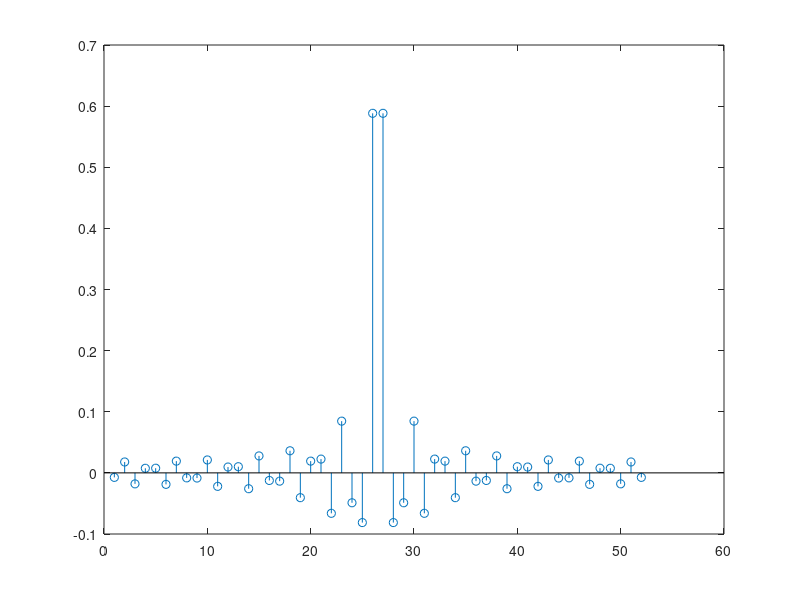

MATLAB code to generate this figure: (Note: this script raises an error after producing the figure.)
clear all
clc

M = 51; 
N = M+1;

Omega_p = 3; 
Omega_r = 3.2; 
Omega_s = 8;

kp = floor(N*Omega_p/Omega_s);
kr = floor(N*Omega_r/Omega_s);

k = 1:(M-1)/2;  
A = [ones(1,kp+1) zeros(1,N/2-kr)];
A(N/2) = 0;

for n=0:M
    h(n+1) = A(1) + 2*sum((-1).^k.*A(k+1).*cos(pi.*k*(1+2*n)/N));
end;
h = h./N;

stem(h);

a = 1;
fvtool(h,a)


